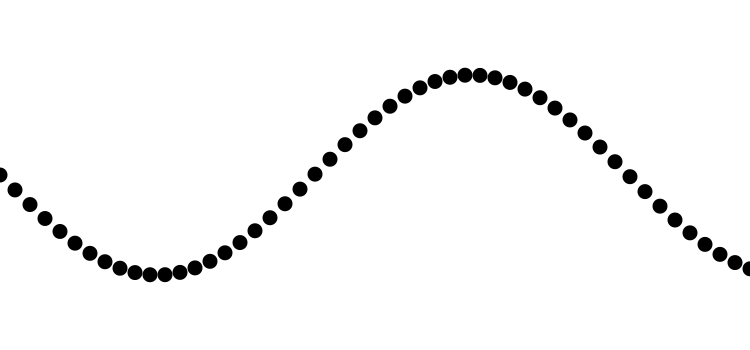
Frame 1 (no input)
Frame 2 (the mouse pressed at the canvas centre, redrawn once): identical to frame 1, image omitted

The Processing sketch that drew this single still picture (run headless with seeded random() and noise(); the mouse was pressed at the canvas centre and the sketch redrawn once):

// Processing sketch: sketch06
// ── sketch06.pde
void setup() {
  size(750, 350);
  noLoop();
  noStroke();
  fill(0);
}

void draw() {
  background(255);

  // 左端から右端まで15px間隔で円を描画
  for (int x = 0; x <= width; x += 15) {
    // xに応じて高さを変える
    float y = height/2 + 100 * sin(x*0.01);
    ellipse(x, y, 15, 15);
  }
}
